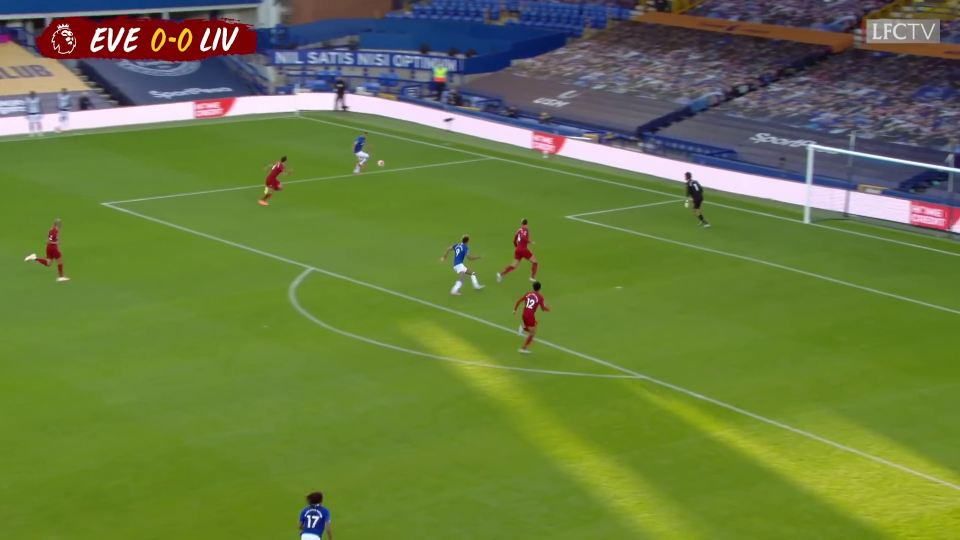
#> input picture images/25_or.jpg, 1920 x 1080 px (shown at 1/2 size)
$ python -i VanishingPointUtils.py   (imports and definitions only)
#> lines starting #> are read from the running program, lines starting #| are printed output that depends on the picture; after the words box and inside, x2 and y2 are one past the last pixel; in counts of white or black regions, pixels touching at a corner belong together
#> further down, picture is the input picture: shape (1080, 1920, 3); mean B, G, R 64.4, 122.4, 104
import cv2
import numpy as np
import itertools
import random
from itertools import starmap
import math

# [95 lines left out: function get_vertical_lines, not called in this run]

def get_horizontal_lines(image):
    img = image
    selectedLines = []
    selectedLinesParams = []
    linesFound = False
    BlueRedMask = 100

    while linesFound == False:
        hsv = cv2.cvtColor(img, cv2.COLOR_BGR2HSV)
        mask = cv2.inRange(hsv, (36, BlueRedMask, BlueRedMask), (100, 255,255))
        imask = mask>0
        green = np.zeros_like(img, np.uint8)
        green[imask] = img[imask]
        gray = cv2.cvtColor(img,cv2.COLOR_BGR2GRAY)
        edges = cv2.Canny(gray,150,250,apertureSize = 3)
        minLineLength = 1
        maxLineGap = 1250
        lines = cv2.HoughLines(edges,1,np.pi/180, 200)
        if lines.any():
            if len(lines) > 2:
                linesFound = True
            else:
                BlueRedMask -= 10
#> this loop made 1 pass
#> pass 1, in get_horizontal_lines, `mask = cv2.inRange(hsv, (36, BlueRedMask, BlueRedMask), (100, 255,255))`:
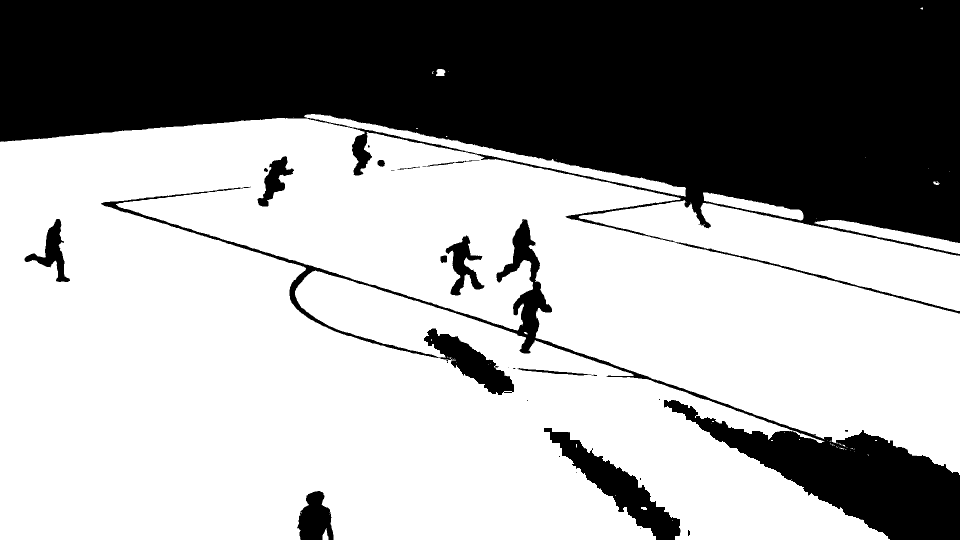
#> mask: shape (1080, 1920) (shown at 1/2 size); 63.4% white; 28 black regions (13 under 20 px), largest, box (x1, y1, x2, y2) and area: (0, 0, 1920, 627) 634767, (202, 373, 1920, 1080) 92371, (1088, 856, 1361, 1080) 15539
#> pass 1, in get_horizontal_lines, `gray = cv2.cvtColor(img,cv2.COLOR_BGR2GRAY)`:
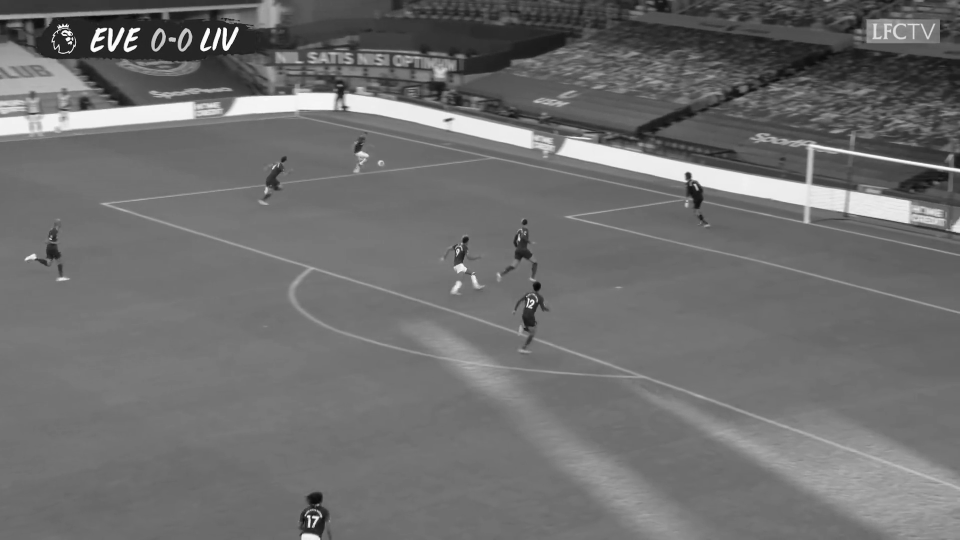
#> gray: shape (1080, 1920) (shown at 1/2 size); min 6, max 255, mean 110.3
#> after the loop:
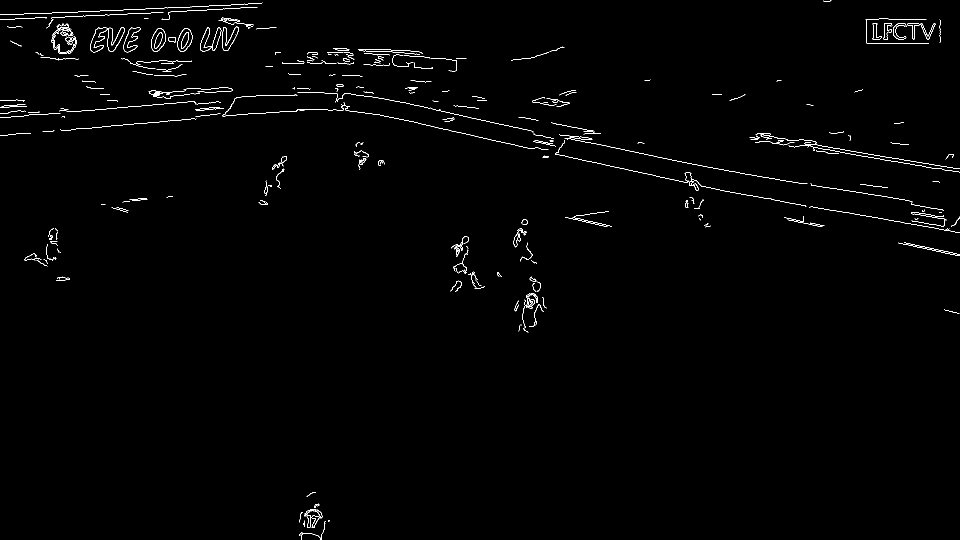
#> edges: shape (1080, 1920) (shown at 1/2 size); 0.88% white in thin lines or dots
#> after the loop:
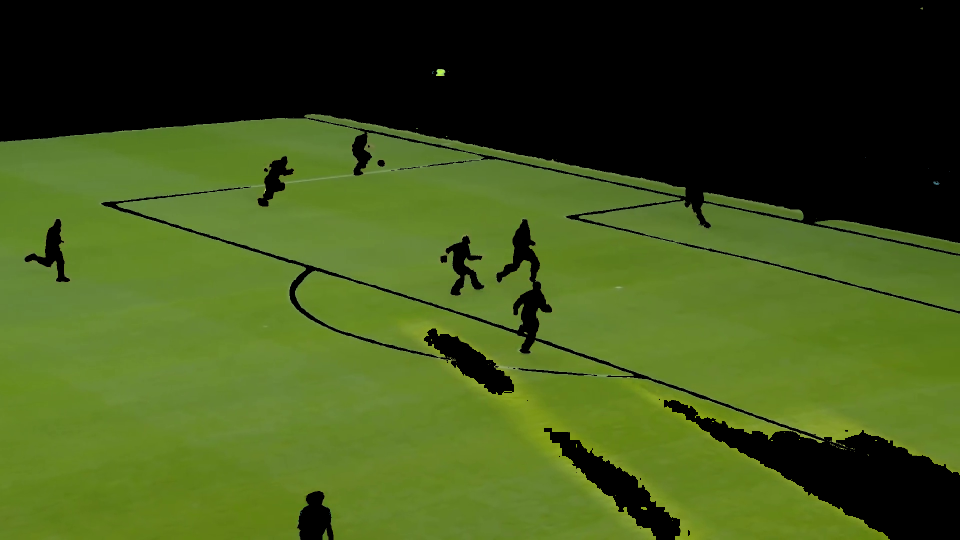
#> green: shape (1080, 1920, 3) (shown at 1/2 size); mean B, G, R 26.6, 83.9, 64.2
#> after the loop, BlueRedMask = 100

    linesFound = False
    angleMaxLimit = 120
    angleMinLimit = 0
    # angleCosLimit = 0.5
    rLimit = 200
    while linesFound == False:
        for line in lines:
            for r,theta in line:
                isLineValid = True
                a = np.cos(theta)
                b = np.sin(theta)
                if (theta * 180 * 7 / 22) > angleMinLimit and (theta * 180 * 7 / 22) < angleMaxLimit:
                    x0 = a*r
                    y0 = b*r
                    x1 = int(x0 + 1000*(-b))
                    y1 = int(y0 + 1000*(a))
                    x2 = int(x0 - 1000*(-b))
                    y2 = int(y0 - 1000*(a))
                    if len(selectedLines) > 0:
                        for lineParams in selectedLinesParams:
                            if abs(lineParams[0] - r) < rLimit:
                                isLineValid = False
                        for selectedLine in selectedLines:
                            if not line_intersection(selectedLine, [[x1,y1],[x2,y2]]):
                                isLineValid = False
                        if [[x1,y1],[x2,y2]] in selectedLines or [[x2,y2],[x1,y1]] in selectedLines:
                            isLineValid = False
                    if isLineValid:
                        selectedLines.append([[x1,y1],[x2,y2]])
                        selectedLinesParams.append([r, theta])
                        # cv2.line(image,(x1,y1), (x2,y2), (0,0,255),1)
        if len(selectedLines) < 2:
            if rLimit >= 75:
                rLimit -= 10
            else:
                angleMinLimit -= 1
                angleMaxLimit += 1
            # angleCosLimit -= 0.05
        else:
            linesFound = True

    return selectedLines

# def get_horizontal_lines(image):
    img = image
    selectedLines = []
    selectedLinesParams = []
    linesFound = False
    BlueRedMask = 100

    while linesFound == False:
        hsv = cv2.cvtColor(img, cv2.COLOR_BGR2HSV)
        mask = cv2.inRange(hsv, (36, BlueRedMask, BlueRedMask), (70, 255,255))
        imask = mask>0
        green = np.zeros_like(img, np.uint8)
        green[imask] = img[imask]
        gray = cv2.cvtColor(img,cv2.COLOR_BGR2GRAY)
        edges = cv2.Canny(green,150,250,apertureSize = 3)
        minLineLength = 1
        maxLineGap = 1250
        lines = cv2.HoughLines(edges,1,np.pi/180, 200)
        if lines.any():
            if len(lines) > 2:
                linesFound = True
            else:
                BlueRedMask -= 10

    linesFound = False
    angleCosLimit = 0.1
    while linesFound == False:
        for line in lines:
            for r,theta in line:
                isLineValid = True
                a = np.cos(theta)
                b = np.sin(theta)
                if abs(a) < angleCosLimit:
                    x0 = a*r
                    y0 = b*r
                    x1 = int(x0 + 1000*(-b))
                    y1 = int(y0 + 1000*(a))
                    x2 = int(x0 - 1000*(-b))
                    y2 = int(y0 - 1000*(a))
                    if len(selectedLines) > 0:
                        for lineParams in selectedLinesParams:
                            if abs(lineParams[0] - r) < 200:
                                isLineValid = False
                    if isLineValid:
                        selectedLines.append([[x1,y1],[x2,y2]])
                        selectedLinesParams.append([r, theta])
                        # cv2.line(img,(x1,y1), (x2,y2), (0,0,255),1)
        if len(selectedLines) < 2:
            angleCosLimit += 0.05
        else:
            linesFound = True

    return selectedLines

# [4 lines left out: function sample_lines, not called in this run]

def det(a, b):
    return a[0] * b[1] - a[1] * b[0]

def line_intersection(line1, line2):
    x_diff = (line1[0][0] - line1[1][0], line2[0][0] - line2[1][0])
    y_diff = (line1[0][1] - line1[1][1], line2[0][1] - line2[1][1])

    div = det(x_diff, y_diff)
    if div == 0:
        return None

    d = (det(*line1), det(*line2))
    x = det(d, x_diff) / div
    y = det(d, y_diff) / div

    return [x, y]

# [143 lines left out: functions find_intersections, get_vertical_vanishing_point, get_horizontal_vanishing_point, get_angle, get_angle_2, get_ground_plane and 1 more, not called in this run]

>>> import cv2
>>> picture = cv2.imread('images/25_or.jpg')
>>> result = get_horizontal_lines(picture)
#> result = [[[-985, -175], [971, 240]], [[-972, 356], [1019, 181]]]

$ run again, on images/OG.jpg
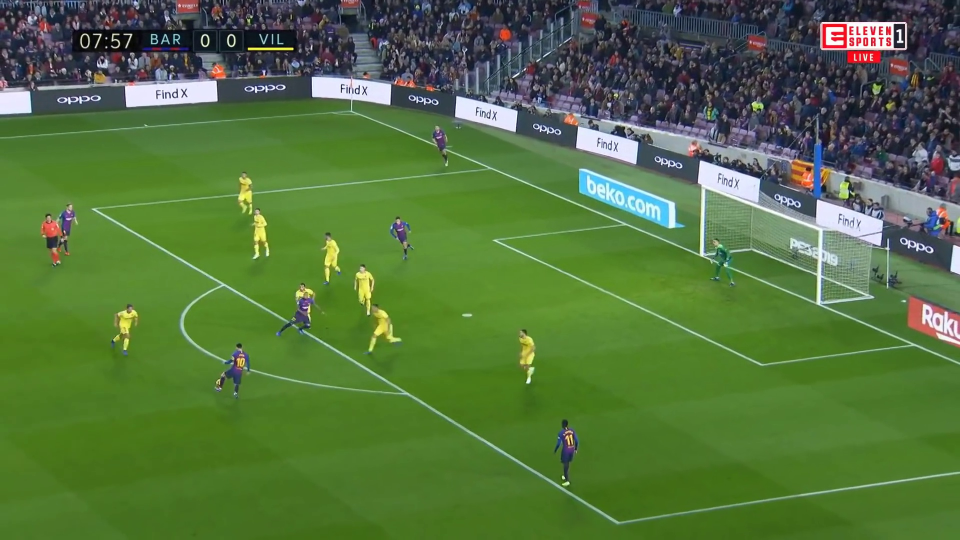
#> input picture images/OG.jpg, 1920 x 1080 px (shown at 1/2 size)
#> picture is the input picture: shape (1080, 1920, 3); mean B, G, R 62.1, 114.8, 83.8
#> the loop in get_horizontal_lines, `while linesFound == False:` made 1 pass
#> pass 1, in get_horizontal_lines, `mask = cv2.inRange(hsv, (36, BlueRedMask, BlueRedMask), (100, 255,255))`:
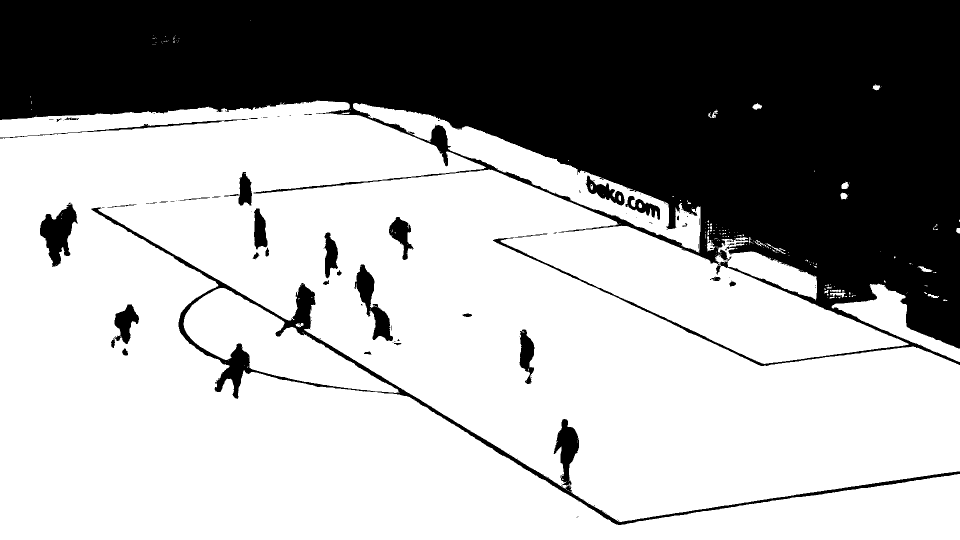
#> mask: shape (1080, 1920) (shown at 1/2 size); 64.7% white; 129 black regions (92 under 20 px), largest, box (x1, y1, x2, y2) and area: (0, 0, 1920, 732) 681146, (183, 415, 1920, 1050) 21487, (80, 407, 155, 534) 4955
#> after the loop in get_horizontal_lines, `while linesFound == False:`:
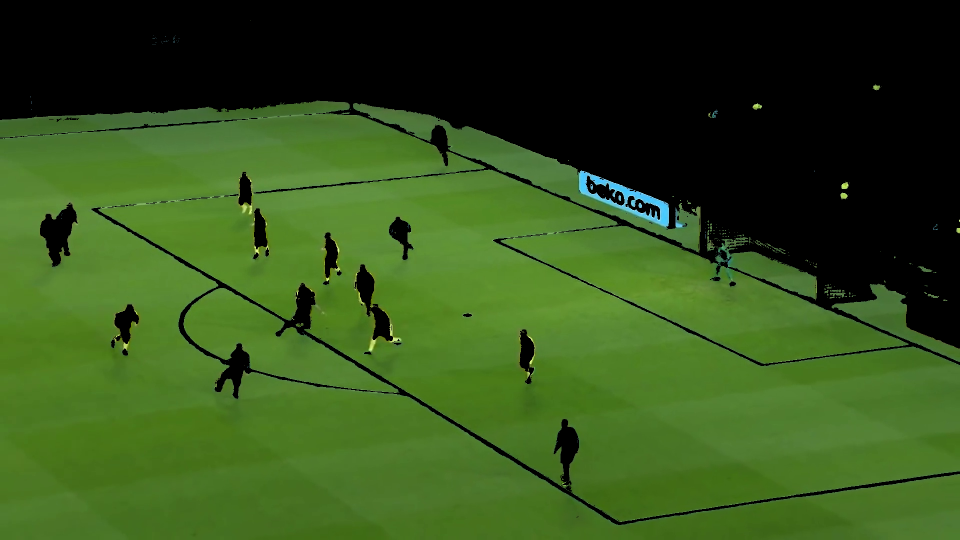
#> green: shape (1080, 1920, 3) (shown at 1/2 size); mean B, G, R 27, 81.1, 51.4
#> after the loop in get_horizontal_lines, `while linesFound == False:`: BlueRedMask = 100
#> result = [[[-948, 539], [1040, 330]], [[-912, -409], [899, 436]], [[-823, 1328], [1157, 1050]], [[-981, 301], [1013, 161]], [[-852, -570], [1014, 146]]]
